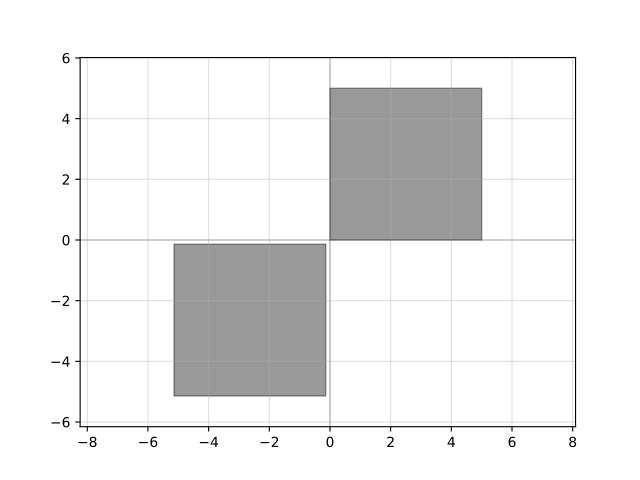

This chart was generated by the following Python code:
import gdsfactory as gf

c = gf.components.fiducial_squares(layers=[[1, 0]], size=[5, 5], offset=0.14)
c.plot()
